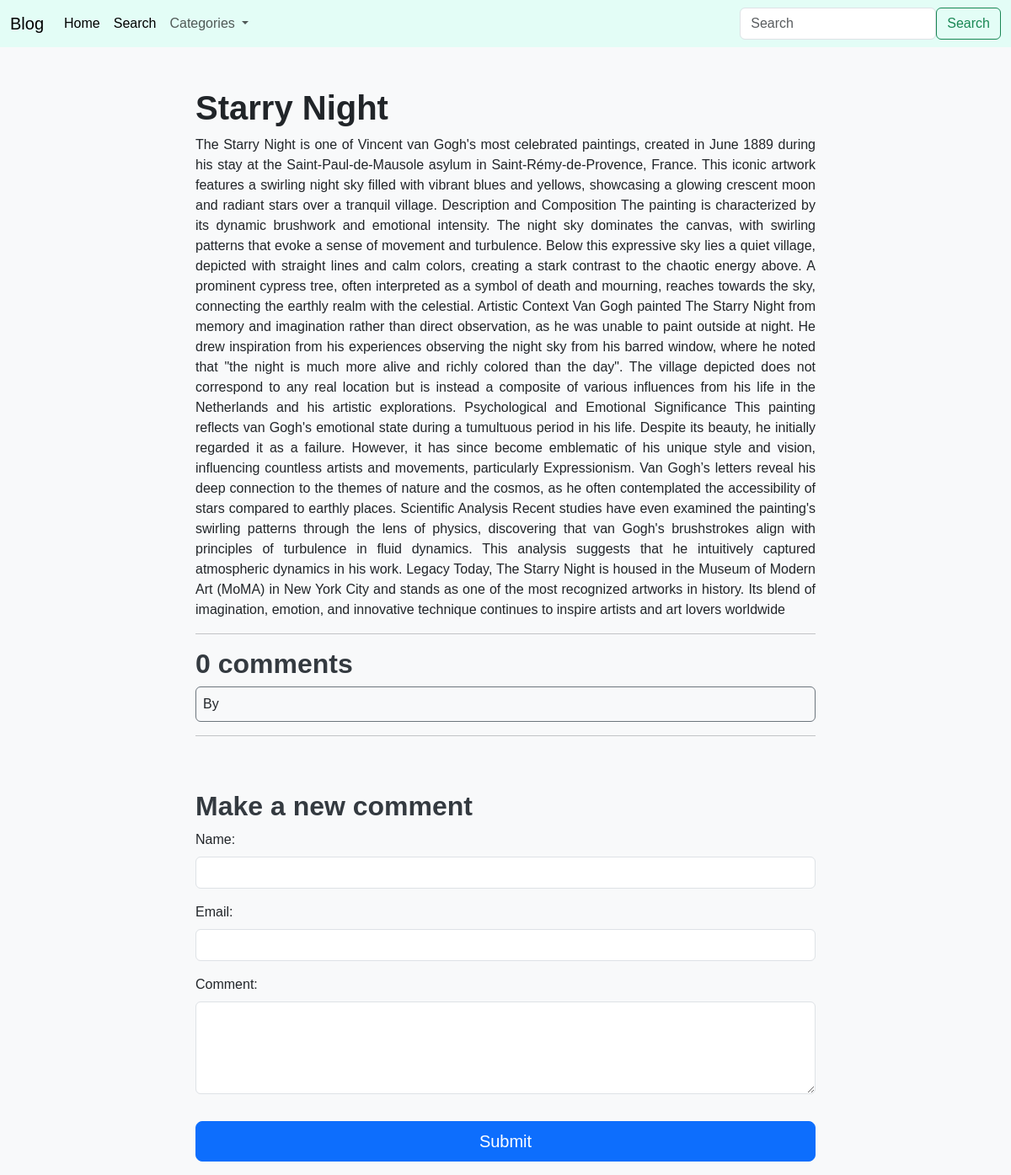
Screenshot of /starry-night/ with the database file from the repository.
### blog/models.py (models this page shows, shortened)
class Post(models.Model):  #this is a new table (in the database) called Post. This is a model and each model in python is a python class that subclasses (models.Model), in other words: each model inherits from 'models.Model', which is the base class for all Django models. now we need to think about the attributes of this class. we just need to ask ourselves what do we need to store about each individual post: its "title", "url", "when it was published (publish date)", "who built the post (author)", "its content", and "status". ('status' here is referring to the fact that when we build a new post we might want to just keep it in a draft until we're ready to finish it, maybe we need to come back and finish it later and of course some posts are gnna be published so I need a way of determining whether a post is published or not to determine whether I should display it on the website).
    class NewManager(models.Manager):  #This is a custom manager
        def get_queryset(self):
            return super().get_queryset().filter(status='published') #we're gonna create a kind of a custom query set
    options = (       #This tuple defines the possible status options for a post. Each tuple element consists of two values: The first value is the actual value stored in the database (e.g., 'draft' or 'published'). The second value is a human-readable name for that status (e.g., 'Draft' or 'Published').
        ('draft', 'Draft'),
        ('published', 'Published'),
    )
    title = models.CharField(max_length=250) #Title Field. Type: 'CharField'. Purpose: Stores the title of the post.
    category = models.ForeignKey(Category, on_delete=models.PROTECT, default=3, related_name="posts")#ساختیم،هم جزو همین کتگوری قرار خواهند گرفت Category است. از طرفی تمام پست‌هایی هم که تا الان، قبل از ایجاد مدلdefault آیدی کتگوری دیفالت که 3 هست را بهش دادیم پس هر وقت پست جدیدی درست کنیم کتگوری دیفالتش #"PROTECT":Forbid the deletion of the referenced object. In this case, it means this is gonna forbid the deletion of our categories. This is gonna avoid people being able to delete any of our categories.    # we can't make a new post unless we give it a category.
    excerpt = models.TextField(null=True)
    cardimage = models.ImageField(upload_to=user_directory_path, blank=True, null=True)  #so now when l add a new image it should be uploaded to a directory that matches the id of that particular post and the name of the image.
    slug = models.SlugField(max_length=250, unique_for_date='publish_date') #Slug Field. Type: 'SlugField'. Purpose: Stores a URL-friendly version of the title, often used in URLs. #For example, if you have a blog post titled "Understanding Django Models," the slug might be 'understanding-django-models'. This makes the URL more user-friendly and easier to remember, such as:'example.com/posts/understanding-django-models #The 'unique_for_date='publish'' argument adds a significant constraint: This constraint guarantees that no two posts can have the same slug on the same publish date. For instance, if you publish two articles on the same day with similar titles, this prevents both from having the same slug. Benefits of Using Slugs: Readability: Slugs make URLs easier to read and understand for users. SEO(search engine optimization) Friendly: Search engines often favor URLs that include keywords relevant to the content. Avoiding IDs: Instead of using numeric IDs in URLs (which are not meaningful to users), slugs provide context about the content.
    publish_date = models.DateTimeField(default=timezone.now) #Publish Date Field. Type: 'DateTimeField'. Purpose: Stores the date and time when the post is published.
    author = models.ForeignKey(User, on_delete=models.CASCADE, related_name='blog_posts')#we created a foreignkey to the table 'User' #we're gonna store the username of that user who built the post into this field using foreignkey. #Author Field. Type: 'ForeignKey'. Purpose: Creates a relationship with the 'User' model, indicating who authored the post. On Delete Behavior: If the user is deleted, all their related posts will also be deleted (CASCADE). Related Name: Allows access to all posts by a user through 'user_instance.blog_posts'. The term 'related name' in Django refers to a convenient way to access related objects from the reverse side of a foreign key relationship. In your 'Post' model, this line indicates that each 'Post' is linked to a 'User' (the author). The 'related_name='blog_posts'' allows you to access all posts written by a specific user in a more intuitive manner.
    content = models.TextField() #Content Field. Type: 'TextField'. Purpose: Stores the main content of the blog post. This field can hold a large amount of text.
    status = models.CharField(max_length=10, choices=options, default='draft') #Status Field. Type: 'CharField'. Purpose: Indicates whether the post is in draft or published status.Choices: Limited to values defined in the options tuple. Default Value: Set to 'draft' when a post is created.
    objects = models.Manager() #default manager
    newmanager = NewManager()  #custom manager
    class Meta:  #we want to define the ordering of our list of 'Post' instances (or simply our posts). we want to order it by publish date.
        ordering = ('-publish_date',)
    '''
    reverse('blog:post_single', ...):
      The 'reverse()' function takes the name of the URL pattern as its first argument. In this case, 'blog:post_single' refers to a URL pattern defined in your 'urls.py' file under the namespace 'blog' named 'post_single'. This pattern should correspond to a view that handles displaying a single blog post.
    args=[self.slug]:
      The 'args' parameter is used to pass positional arguments to the URL. Here, 'self.slug' refers to the slug attribute of the model instance (e.g., a unique identifier for the blog post). This slug will be inserted into the URL where needed, allowing Django to construct the correct path for that specific post.
    example:When you call 'some_post.get_absolute_url()', where 'some_post' is an instance of 'Post' model, it will return a URL like '/blog/my-first-post/', assuming the slug for that post is 'my-first-post'.
    '''

### blog/views.py (the view, shortened to what this page needs)
# urls.py: path('<slug:post>/', views.post_single, name='post_single'), #اون اسلاگ : در واقع داره دیتاتایپ رو مشخص میکنه و اهمیتی نداره#post_single ایی به نامFBV و پاسش بده به post عه رو بریز توی متغیری به نام s
def post_single(request, post): #this value here 'post' represents that value on 'urls.py' file (that 'post' in '<slug:post>/'). so now what we're going to do now is utilizing this information to make a query to the database. so in SQL terms the query that we're going to make is select all from 'Post' model (table) where slug is equal to whatever is in here ('post'). (but first we import "get_object_or_404" which is going to be utilized if the object doesn't exist the webpage is going to return 404)
    mypost = get_object_or_404(Post, slug=post, status='published') #می‌ریزیم mypost ورودی تابع‌مان هست را جمع‌آوری کرده و در متغیری به نام post اطلاعات اون پستی را که اسلاگش برابر یا اسلاگ ذخیره شده در پارامتر
    previouscomments = mypost.comments.filter(status=True) #previouscomments است. تمام کامنت‌های مربوط به آن پست را جمع‌آوری و ذخیره می‌کنیم در متغییری به نام Comment تعریف شده در مدل related_name همون comments این
    page = request.GET.get('page', 1)
    paginator = Paginator(previouscomments, 6)  #this is defining how many items (comments) you what to show on each page. so we want to divide the all comments by 3. so we're gonna show 3 items per page
    try:  #we're gonna try and get the comments and create the pagination
        comments = paginator.page(page)
    except PageNotAnInteger: #raised when page() is given a value that isn't an integer.
        comments = paginator.page(1)
    user_comment = None
    if request.method == 'POST':  #اگه یکی کامنتی گذاشته بود
        comment_form = NewCommentForm(request.POST)  #همه اطلاعات مربوط به اون کامنت گذاشته شده را جمع‌آوری می‌کنیم
        if comment_form.is_valid(): #اگه اطلاعات ولید بود#so now we're going to check the data to make sure it's valid and we're gonna able to actually put it in our database
            user_comment = comment_form.save(commit=False)#سیوشون کن #we're gonna then start preparing and saving that data to commit to the database. you can see here we save that data we don't commit yet to the database, because we need one more piece of information. we need to associate that comment to a post so the post that they're working on currently, we need to
            user_comment.post = mypost
            user_comment.save()  #finally we save all that data to the database
            return HttpResponseRedirect('/' +mypost.slug) #now the user returns to the page and we can see the comment
    else:
        comment_form = NewCommentForm()
    return render(request, 'beautifulmpttsingle.html', {'individualpost': mypost, 'user_comment': user_comment, 'previouscomments': previouscomments,'comments': comments, 'comment_form': comment_form}) #ازشان استفاده شده single.html کلیدهای این دیکشنری همون اسم‌هایی هستند که در تمپلیت مربوطه یعنی

### blog/views.py (called while the page is built)
def Category_navbar(request):
    categorynavbar = Category.objects.exclude(name='default') #This is our query that's gonna query all the categories from the 'Category' table and then output everything put it into 'categorynavbar' variable, but it's going to exclude 'default' category. #we exclude 'default' category 'cause we don't want it to be in our drop-down list
    content = {
        "category_list": categorynavbar,
    }
    return content

### blog/templates/beautifulmpttsingle.html (shortened to what this page needs)
{%extends "base.html"%}
{% block content %}
    <div class="container">
        <div class="row justify-content-md-center pt-5">
            <div class="col-md-8">
                <div class="col-12"><h1><b>{{individualpost.title}}</b></h1></div>
                <div class="col-12"><p>{{individualpost.content|safe}}</p></div>
            <hr>
            <div class="col-md-12">{% with previouscomments.count as total_comments %}
            <h2><b>{{ total_comments }} comment{{ total_comments|pluralize }}</b></h2>
            {% endwith %}
            {% load mptt_tags %}
            <div>
            {% recursetree comments %}
            <div id="{{ node.id }}" class="my-2 p-2 border border-secondary rounded">
                <div class="d-flex justify-content-between">By {{ node.name }}<div>{{ node.publish }}</div></div>
            </div>
            <hr>
            {% endrecursetree %}
            </div>
            <div class="py-4">
            </div>
            <h2><b>Make a new comment</b></h2>
            <form id="myForm" method="post">
                <div class="mb-3">
                    <label for="id_name" class="form-label">Name:</label>
                    <input type="text" name="name" class="form-control" id="id_name" maxlength="50" required>
                </div>
                <div class="mb-3">
                    <label for="id_email" class="form-label">Email:</label>
                    <input type="email" name="email" class="form-control" id="id_email" maxlength="254" required>
                </div>
                <div class="mb-3">
                    <label for="id_content" class="form-label">Comment:</label>
                    <textarea name="content" class="form-control" id="id_content" cols="40" rows="4" required></textarea>
                </div>
                <button type="submit" class="btn btn-primary btn-lg w-100 mt-3 mb-3">Submit</button>
            </form>
        </div>
    </div>
{% endblock %}

### blog/templates/beautifulmpttsingle.html (style rules this page uses)
p { text-align: justify; margin: 0 0 1em; }
body { background-color: #f8f9fa; font-family: Arial, sans-serif; }
h2 { color: #343a40; }

### rows the page displays
Post: title "Starry Night", content "The Starry Night is one of Vincent van Gogh's most celebrated paintings, created in June 1889 during his stay at the Saint-Paul-de-Mausole asylum in Saint-Rémy-de-Provence, France. This iconic artwork features a swirling night sky filled with vibrant blues and yellows, showcasing a glowing crescent moon and radiant stars over a tranquil village. Description and Composition The painting is characterized by its dynamic brushwork and emotional intensity. The night sky dominates the canvas, with swirling patterns that evoke a sense of movement and turbulence. Below this expressive sky lies a quiet village, depicted with straight lines and calm colors, creating a stark contrast to the chaotic…"

### other values shown
{{ total_comments }} "0"
